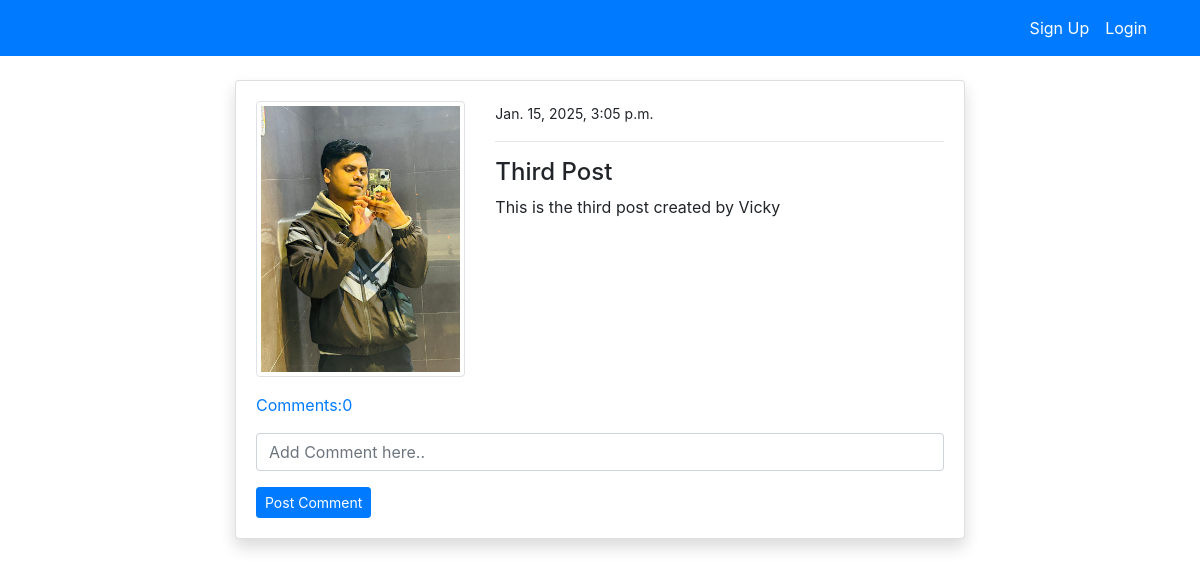
The page /post_detail/3/ on the database as committed earlier.
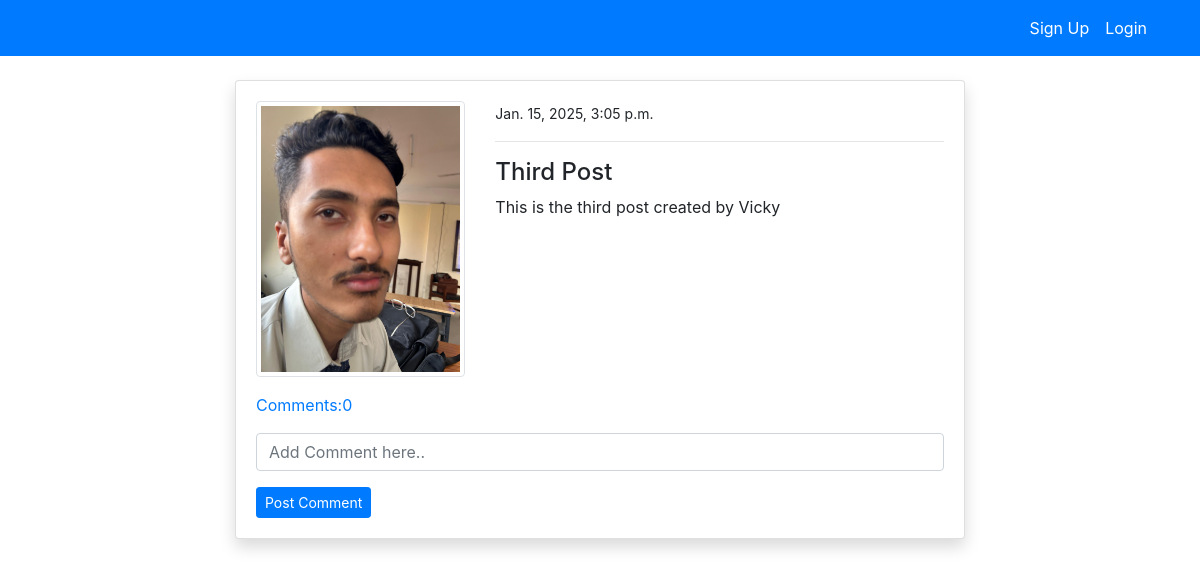
The same page on the database as committed later.
### blog/models.py (models this page shows, shortened)
class PostModel(models.Model):
    title = models.CharField(max_length=255)
    content = models.TextField()
    author = models.ForeignKey(User, on_delete=models.CASCADE)
    date_created = models.DateTimeField(auto_now_add=True)
    class  Meta:
        ordering = ('-date_created',)
    def comment_count(self):
        return self.comment_set.all().count()
    def comment(self):
        return self.comment_set.all()

### users/models.py (models this page shows, shortened)
class ProfileModel(models.Model):
    user = models.OneToOneField(User, on_delete=models.CASCADE)
    image =models.ImageField(default='image.png', upload_to='profile', validators=[FileExtensionValidator(['png','jpg'])])
    bio = models.TextField(max_length=500, blank=True)

### blog/views.py (the view)
# urls.py: path('post_detail/<int:pk>/', views.post_detail, name='blog-post-detail'),
def post_detail(request, pk):
    post = get_object_or_404(PostModel, id=pk)
    if request.method == "POST":
        c_form = CmmentForm(request.POST)
        if c_form.is_valid():
            instance = c_form.save(commit=False)
            instance.user = request.user  # Assign the logged-in user (admin included)
            instance.post = post
            instance.save()
            return redirect('blog-post-detail', pk=post.id)  # Redirect to avoid re-submission
    else:
        c_form = CmmentForm()
    context = {
        'post': post,
        'c_form': c_form,
    }
    return render(request, 'blog/post_detail.html', context)

### blog/forms.py
class CmmentForm(forms.ModelForm):
    content =forms.CharField( label='',widget=forms.TextInput(attrs={'placeholder': 'Add Comment here..'}))
    class Meta:
        model = Comment
        fields = ('content',)

### blog/templates/blog/post_detail.html (shortened to what this page needs)
{% extends "partials/base.html" %}
{% load crispy_forms_tags %}
{% block content %}
 <div class="container">
    <div class="row mt-5 pt-3">
        <div class="col-md-8 offset-md-2">
            <div class="card my-3 shadow" >
                <div class="card-body">
                    <div class="row">
                        <div class="col-md-4">
                            <img  class="img-thumbnail" src="{{ post.author.profilemodel.image.url }}" alt="profile-img">
                        </div>
                        <div class="col-md-8">
                            <small>{{ post.date_created }}</small>
                            <hr>
                            <h4>{{ post.title }}</h4>
                            <p>
                                {{ post.content }}
                            </p>
                        </div>
                     </div>
                     <p class="mt-3">
                        <a class="" data-toggle="collapse" href="#collapseExample" role="button" aria-expanded="false" aria-controls="collapseExample">
                          Comments:{{ post.comment_count }}
                        </a>
                      </p>
                      <form method="POST" action="{% url 'blog-post-detail' post.id %}">
                        {{ c_form|crispy }}
                        <button type="submit" class="btn btn-primary btn-sm">Post Comment</button>
                      </form>
                </div>
            </div>
        </div>
    </div>
 </div>
{% endblock %}

Rows that differ between the two databases and show on the page:
changed through a linked row, PostModel "Third Post": author.profilemodel.image: a different picture
